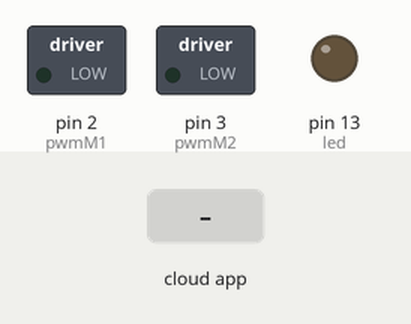
Recording of a sketch running on a simulated Arduino Mega 2560, built with avr-gcc and run on an emulated ATmega2560. Parts: switched loads named in the sketch (green lamp = pin HIGH), output pins drawn as LEDs (lit = HIGH). The inputs (shaded band) are chosen by the test bench. The ROS host is connected and sends only what is stated.

Above: at 1.2 s.
1.3 s: the phone or cloud app sets servoL to 45
At 1.84 s:
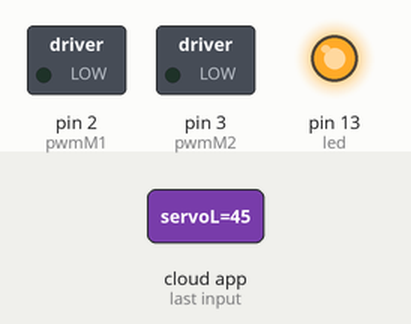
4.3 s: the phone or cloud app sets servoR to 0
At 4.51 s:
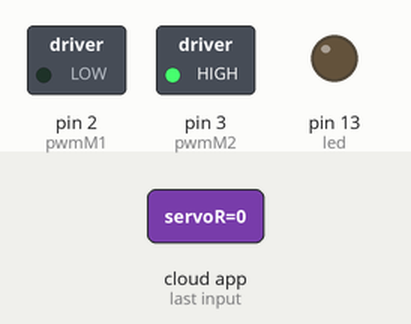
7.3 s: the phone or cloud app sets servoL to 0
At 8.2 s:
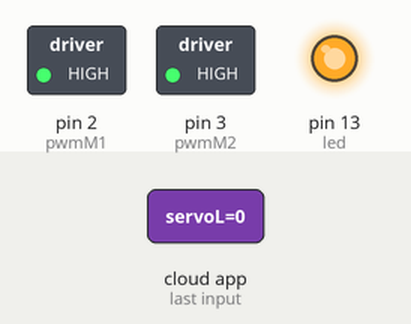
8.8 s: the phone or cloud app sets servoR to 45
At 9.0 s:
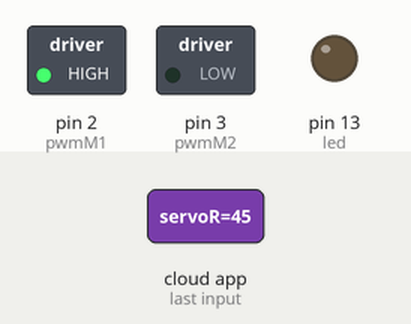
11.8 s: the phone or cloud app sets servoL to 90
At 12.34 s:
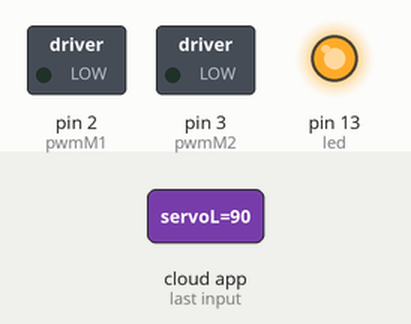
Timing chart, 0 to 14.8 s (numbered marks = the images above; inputs shaded):
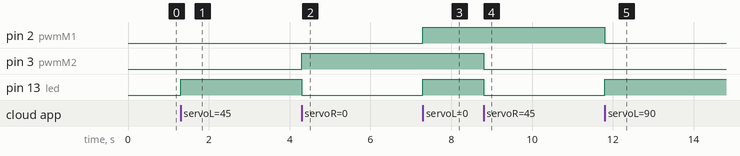

Measured:
- after the input at 1.3 s, pin 13 (led): LOW → HIGH at once
- after the input at 4.3 s, pin 3 (pwmM2): LOW → HIGH at once; pin 13 (led): HIGH → LOW at once
- after the input at 7.3 s, pin 2 (pwmM1), pin 13 (led): LOW → HIGH at once
- after the input at 8.8 s, pin 3 (pwmM2), pin 13 (led): HIGH → LOW at once
- after the input at 11.8 s, pin 2 (pwmM1): HIGH → LOW at once; pin 13 (led): LOW → HIGH at once

The sketch:

robotok.ino
```cpp
#if (ARDUINO >= 100)
 #include <Arduino.h>
#else
 #include <WProgram.h>
#endif
  #include <PWM.h>
#include <Servo.h>
#include <ros.h>
#include <std_msgs/UInt16.h>


#define pwmM1 2
#define pwmM2 3
#define dirM1 A2
#define dirM2 A1

int32_t frequency = 200;
ros::NodeHandle  nh;

Servo servo;

void servo_cL( const std_msgs::UInt16& cmd_msg){

  if (cmd_msg.data < 512)
  {
    // reverse rotation
    int V = -(cmd_msg.data - 511) / 2;
    digitalWrite(dirM1,HIGH);
    analogWrite(pwmM1,V);

  }
  else
  {
    // forward rotation
    int V = (cmd_msg.data - 512) / 2;
    digitalWrite(dirM1,LOW);
    analogWrite(pwmM1,V);
  }

  digitalWrite(13, HIGH-digitalRead(13));  //toggle led
}

void servo_cR( const std_msgs::UInt16& cmd_msg){

    if (cmd_msg.data < 512)
  {
    // reverse rotation
    int V = -(cmd_msg.data - 511) / 2;
    digitalWrite(dirM2,HIGH);
    analogWrite(pwmM2, V);
  }
  else
  {
    // forward rotation
    int V = (cmd_msg.data - 512) / 2;
    digitalWrite(dirM2,LOW);
    analogWrite(pwmM2, V);

  }

  digitalWrite(13, HIGH-digitalRead(13));  //toggle led
}


ros::Subscriber<std_msgs::UInt16> subL("servoL", servo_cL);
ros::Subscriber<std_msgs::UInt16> subR("servoR", servo_cR);

void setup(){
   InitTimersSafe();
 TCCR3B = TCCR3B & B11111000 | B00000011;    // set timer 3 divisor to    64 for PWM frequency of   490.20 Hz
  pinMode(13, OUTPUT);

//setPwmFrequency(3,200);
//setPwmFrequency(11,200);
  ////sets the frequency for the specified pin
   //bool a = SetPinFrequencySafe(3, frequency);

 //  bool b = SetPinFrequencySafe(11, frequency);
  //  bool c = SetPinFrequencySafe(6, frequency);
   //  bool d = SetPinFrequencySafe(7, frequency);


  nh.initNode();
  nh.subscribe(subL);
  nh.subscribe(subR);


}

void loop(){
  nh.spinOnce();
    delay(1);
}
void setPwmFrequency(int pin, int divisor) {
  byte mode;
  if(pin == 5 || pin == 6 || pin == 9 || pin == 10) {
    switch(divisor) {
      case 1: mode = 0x01; break;
      case 8: mode = 0x02; break;
      case 64: mode = 0x03; break;
      case 256: mode = 0x04; break;
      case 1024: mode = 0x05; break;
      default: return;
    }
    if(pin == 5 || pin == 6) {
      TCCR0B = TCCR0B & 0b11111000 | mode;
    } else {
      TCCR1B = TCCR1B & 0b11111000 | mode;
    }
  } else if(pin == 3 || pin == 11) {
    switch(divisor) {
      case 1: mode = 0x01; break;
      case 8: mode = 0x02; break;
      case 32: mode = 0x03; break;
      case 64: mode = 0x04; break;
      case 128: mode = 0x05; break;
      case 256: mode = 0x06; break;
      case 1024: mode = 0x7; break;
      default: return;
    }
    TCCR2B = TCCR2B & 0b11111000 | mode;
  }
}
```
